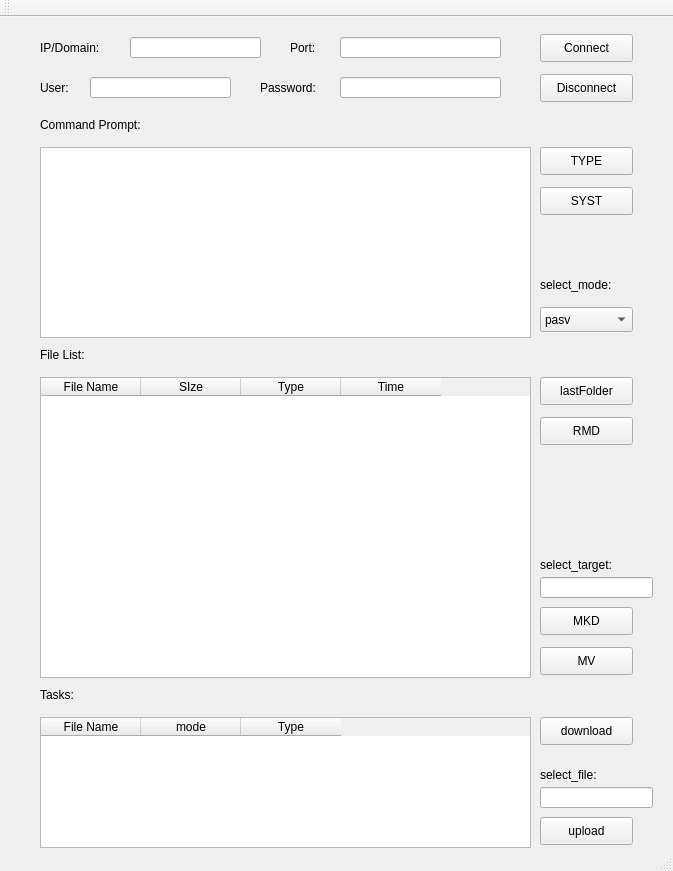
<?xml version="1.0" encoding="UTF-8"?>
<ui version="4.0">
 <class>MainWindow</class>
 <widget class="QMainWindow" name="MainWindow">
  <property name="geometry">
   <rect>
    <x>0</x>
    <y>0</y>
    <width>673</width>
    <height>871</height>
   </rect>
  </property>
  <property name="windowTitle">
   <string>MainWindow</string>
  </property>
  <widget class="QWidget" name="centralWidget">
   <widget class="QLabel" name="label_ip">
    <property name="geometry">
     <rect>
      <x>40</x>
      <y>20</y>
      <width>91</width>
      <height>21</height>
     </rect>
    </property>
    <property name="text">
     <string>IP/Domain:</string>
    </property>
   </widget>
   <widget class="QLabel" name="label_port">
    <property name="geometry">
     <rect>
      <x>290</x>
      <y>20</y>
      <width>81</width>
      <height>21</height>
     </rect>
    </property>
    <property name="text">
     <string>Port:</string>
    </property>
   </widget>
   <widget class="QLabel" name="label_user">
    <property name="geometry">
     <rect>
      <x>40</x>
      <y>60</y>
      <width>91</width>
      <height>21</height>
     </rect>
    </property>
    <property name="text">
     <string>User:</string>
    </property>
   </widget>
   <widget class="QLabel" name="label_pass">
    <property name="geometry">
     <rect>
      <x>260</x>
      <y>60</y>
      <width>91</width>
      <height>21</height>
     </rect>
    </property>
    <property name="text">
     <string>Password:</string>
    </property>
   </widget>
   <widget class="QLineEdit" name="lineEdit_ip">
    <property name="geometry">
     <rect>
      <x>130</x>
      <y>20</y>
      <width>131</width>
      <height>21</height>
     </rect>
    </property>
   </widget>
   <widget class="QLineEdit" name="lineEdit_user">
    <property name="geometry">
     <rect>
      <x>90</x>
      <y>60</y>
      <width>141</width>
      <height>21</height>
     </rect>
    </property>
   </widget>
   <widget class="QLineEdit" name="lineEdit_port">
    <property name="geometry">
     <rect>
      <x>340</x>
      <y>20</y>
      <width>161</width>
      <height>21</height>
     </rect>
    </property>
   </widget>
   <widget class="QLineEdit" name="lineEdit_pass">
    <property name="geometry">
     <rect>
      <x>340</x>
      <y>60</y>
      <width>161</width>
      <height>21</height>
     </rect>
    </property>
   </widget>
   <widget class="QPushButton" name="connect">
    <property name="geometry">
     <rect>
      <x>540</x>
      <y>17</y>
      <width>93</width>
      <height>28</height>
     </rect>
    </property>
    <property name="text">
     <string>Connect</string>
    </property>
   </widget>
   <widget class="QPushButton" name="disconnect">
    <property name="geometry">
     <rect>
      <x>540</x>
      <y>57</y>
      <width>93</width>
      <height>28</height>
     </rect>
    </property>
    <property name="text">
     <string>Disconnect</string>
    </property>
   </widget>
   <widget class="QLabel" name="label_cmd">
    <property name="geometry">
     <rect>
      <x>40</x>
      <y>100</y>
      <width>141</width>
      <height>16</height>
     </rect>
    </property>
    <property name="text">
     <string>Command Prompt:</string>
    </property>
   </widget>
   <widget class="QLabel" name="label_file">
    <property name="geometry">
     <rect>
      <x>40</x>
      <y>330</y>
      <width>141</width>
      <height>16</height>
     </rect>
    </property>
    <property name="text">
     <string>File List:</string>
    </property>
   </widget>
   <widget class="QLabel" name="label_tasks">
    <property name="geometry">
     <rect>
      <x>40</x>
      <y>670</y>
      <width>141</width>
      <height>16</height>
     </rect>
    </property>
    <property name="text">
     <string>Tasks:</string>
    </property>
   </widget>
   <widget class="QTableWidget" name="table_file">
    <property name="geometry">
     <rect>
      <x>40</x>
      <y>360</y>
      <width>491</width>
      <height>301</height>
     </rect>
    </property>
    <column>
     <property name="text">
      <string>File Name</string>
     </property>
    </column>
    <column>
     <property name="text">
      <string>SIze</string>
     </property>
    </column>
    <column>
     <property name="text">
      <string>Type</string>
     </property>
    </column>
    <column>
     <property name="text">
      <string>Time</string>
     </property>
    </column>
   </widget>
   <widget class="QTableWidget" name="table_tasks">
    <property name="geometry">
     <rect>
      <x>40</x>
      <y>700</y>
      <width>491</width>
      <height>131</height>
     </rect>
    </property>
    <column>
     <property name="text">
      <string>File Name</string>
     </property>
    </column>
    <column>
     <property name="text">
      <string>mode</string>
     </property>
    </column>
    <column>
     <property name="text">
      <string>Type</string>
     </property>
    </column>
   </widget>
   <widget class="QPushButton" name="last_folder">
    <property name="geometry">
     <rect>
      <x>540</x>
      <y>360</y>
      <width>93</width>
      <height>28</height>
     </rect>
    </property>
    <property name="text">
     <string>lastFolder</string>
    </property>
   </widget>
   <widget class="QPushButton" name="download">
    <property name="geometry">
     <rect>
      <x>540</x>
      <y>700</y>
      <width>93</width>
      <height>28</height>
     </rect>
    </property>
    <property name="text">
     <string>download</string>
    </property>
   </widget>
   <widget class="QPushButton" name="type">
    <property name="geometry">
     <rect>
      <x>540</x>
      <y>130</y>
      <width>93</width>
      <height>28</height>
     </rect>
    </property>
    <property name="text">
     <string>TYPE</string>
    </property>
   </widget>
   <widget class="QPushButton" name="syst">
    <property name="geometry">
     <rect>
      <x>540</x>
      <y>170</y>
      <width>93</width>
      <height>28</height>
     </rect>
    </property>
    <property name="text">
     <string>SYST</string>
    </property>
   </widget>
   <widget class="QTextBrowser" name="cmdText">
    <property name="geometry">
     <rect>
      <x>40</x>
      <y>130</y>
      <width>491</width>
      <height>191</height>
     </rect>
    </property>
   </widget>
   <widget class="QPushButton" name="rmd">
    <property name="geometry">
     <rect>
      <x>540</x>
      <y>400</y>
      <width>93</width>
      <height>28</height>
     </rect>
    </property>
    <property name="text">
     <string>RMD</string>
    </property>
   </widget>
   <widget class="QPushButton" name="mkd">
    <property name="geometry">
     <rect>
      <x>540</x>
      <y>590</y>
      <width>93</width>
      <height>28</height>
     </rect>
    </property>
    <property name="text">
     <string>MKD</string>
    </property>
   </widget>
   <widget class="QPushButton" name="mv">
    <property name="geometry">
     <rect>
      <x>540</x>
      <y>630</y>
      <width>93</width>
      <height>28</height>
     </rect>
    </property>
    <property name="text">
     <string>MV</string>
    </property>
   </widget>
   <widget class="QPushButton" name="upload">
    <property name="geometry">
     <rect>
      <x>540</x>
      <y>800</y>
      <width>93</width>
      <height>28</height>
     </rect>
    </property>
    <property name="text">
     <string>upload</string>
    </property>
   </widget>
   <widget class="QLabel" name="label_file_2">
    <property name="geometry">
     <rect>
      <x>540</x>
      <y>540</y>
      <width>141</width>
      <height>16</height>
     </rect>
    </property>
    <property name="text">
     <string>select_target:</string>
    </property>
   </widget>
   <widget class="QLineEdit" name="fileName">
    <property name="geometry">
     <rect>
      <x>540</x>
      <y>560</y>
      <width>113</width>
      <height>21</height>
     </rect>
    </property>
   </widget>
   <widget class="QLabel" name="label_file_3">
    <property name="geometry">
     <rect>
      <x>540</x>
      <y>750</y>
      <width>141</width>
      <height>16</height>
     </rect>
    </property>
    <property name="text">
     <string>select_file:</string>
    </property>
   </widget>
   <widget class="QLineEdit" name="load_file">
    <property name="geometry">
     <rect>
      <x>540</x>
      <y>770</y>
      <width>113</width>
      <height>21</height>
     </rect>
    </property>
   </widget>
   <widget class="QComboBox" name="comboBox">
    <property name="geometry">
     <rect>
      <x>540</x>
      <y>290</y>
      <width>93</width>
      <height>25</height>
     </rect>
    </property>
    <item>
     <property name="text">
      <string>pasv</string>
     </property>
    </item>
    <item>
     <property name="text">
      <string>port</string>
     </property>
    </item>
   </widget>
   <widget class="QLabel" name="label_file_4">
    <property name="geometry">
     <rect>
      <x>540</x>
      <y>260</y>
      <width>141</width>
      <height>16</height>
     </rect>
    </property>
    <property name="text">
     <string>select_mode:</string>
    </property>
   </widget>
  </widget>
  <widget class="QMenuBar" name="menuBar">
   <property name="geometry">
    <rect>
     <x>0</x>
     <y>0</y>
     <width>673</width>
     <height>26</height>
    </rect>
   </property>
  </widget>
  <widget class="QToolBar" name="mainToolBar">
   <attribute name="toolBarArea">
    <enum>TopToolBarArea</enum>
   </attribute>
   <attribute name="toolBarBreak">
    <bool>false</bool>
   </attribute>
  </widget>
  <widget class="QStatusBar" name="statusBar"/>
 </widget>
 <layoutdefault spacing="6" margin="11"/>
 <resources/>
 <connections/>
</ui>
